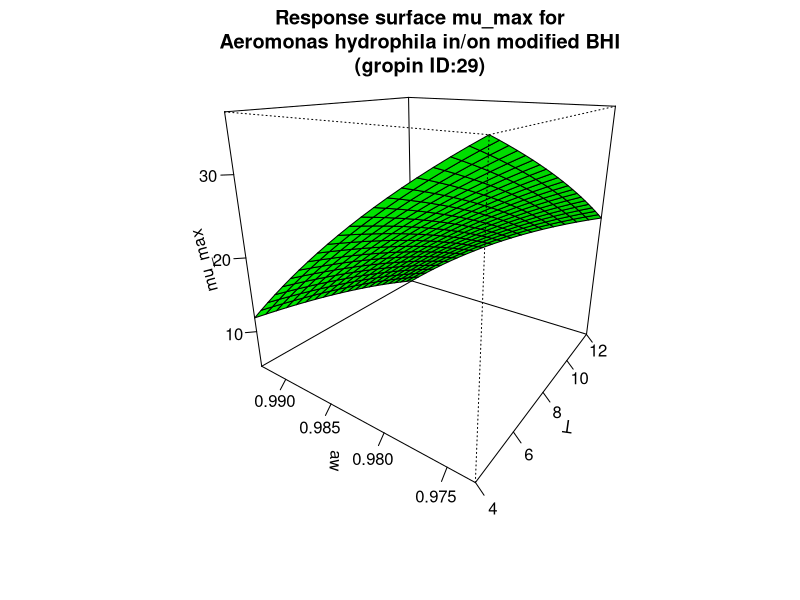

Source code (R):
#############################
# start of Parameter script
#############################
T <- seq(3.996003996004,12.012,length.out=21)
aw <- seq(0.973026973026973,0.992992,length.out=21)
#############################
# end of Parameter script
#############################
############################# 
# start of Model script Gropin ID 29 
#############################
 
# constant coefficients for this model
Il <- -15000
I1 <- -44.7
I3 <- 32000
I4 <- -0.048
I6 <- -17000
I8 <- 44.9
 
variables <- data.frame(T,aw)
argumentsPar <- expand.grid(variables)
 
# heart of the model
response_surface <- function(T,aw) {
   mumax <-(Il+(I1*T)+(I3*aw)+(I4*(T^2))+(I6*(aw^2))+(I8*T*aw))

return(mumax=mumax)
} 

# output parameters
mumax <- cbind(argumentsPar,response_surface(argumentsPar['T'],argumentsPar['aw']))
colnames(mumax) <- c(colnames(argumentsPar),'mumax')
#############################
# End of Model script
#############################
############################# 
# start of Visualisation script Gropin ID 29 
#############################
persp(T,aw,matrix(unlist(mumax$mumax),nrow=21),col = 'green',xlab='T',ylab='aw',zlab='mu_max',main='Response surface mu_max for
Aeromonas hydrophila in/on modified BHI
(gropin ID:29)',theta=305,phi=20,shade=0.25,ticktype = 'detailed')
#############################
# End of Visualisation script
#############################
